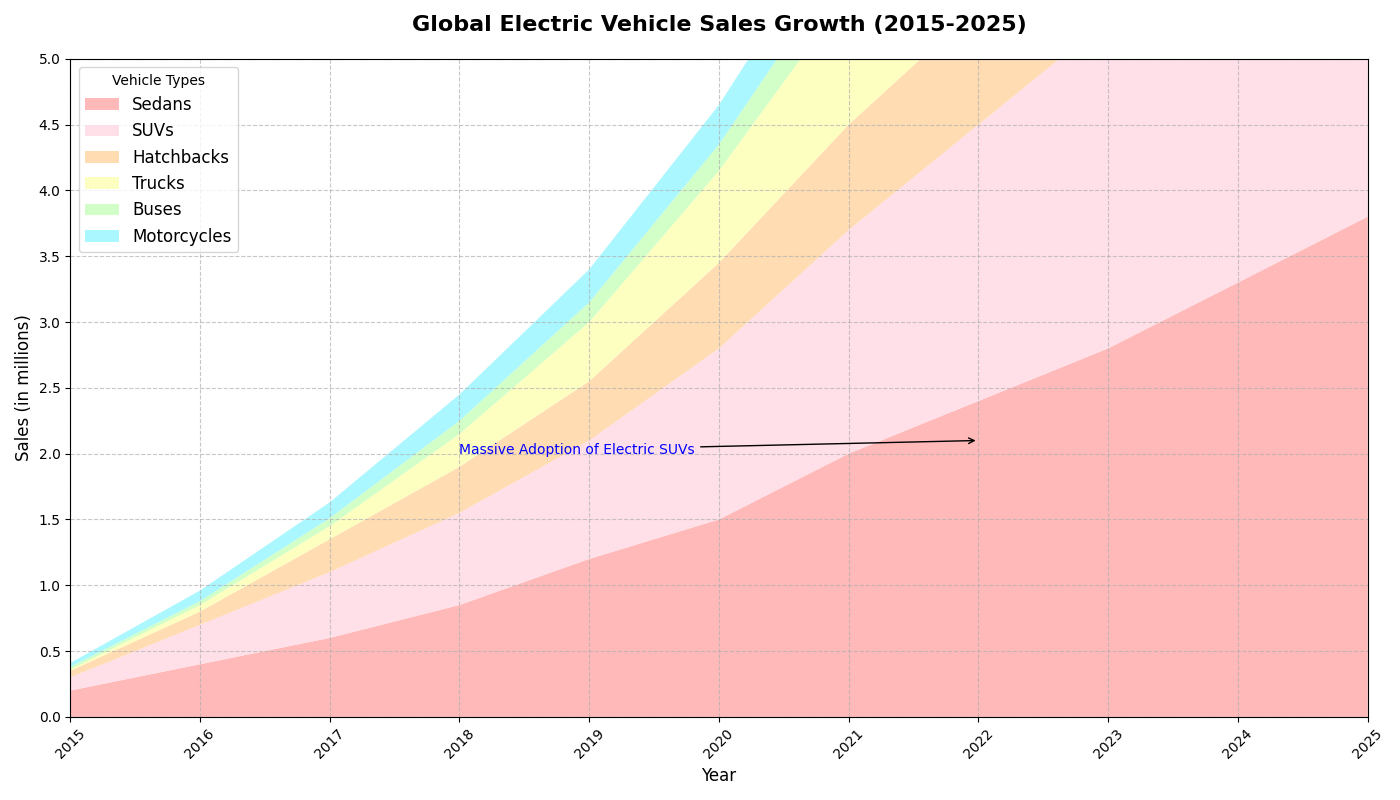

The Python source for this figure:
import matplotlib.pyplot as plt
import numpy as np

# Define the years from 2015 to 2025
years = np.arange(2015, 2026)

# Sales data (in millions) for each type of electric vehicle
sedans_sales = np.array([0.2, 0.4, 0.6, 0.85, 1.2, 1.5, 2.0, 2.4, 2.8, 3.3, 3.8])
suvs_sales = np.array([0.1, 0.3, 0.5, 0.7, 0.9, 1.3, 1.7, 2.1, 2.5, 3.0, 3.5])
hatchbacks_sales = np.array([0.05, 0.1, 0.25, 0.35, 0.45, 0.65, 0.8, 0.9, 1.1, 1.3, 1.4])
trucks_sales = np.array([0.01, 0.05, 0.1, 0.25, 0.45, 0.7, 1.0, 1.4, 1.8, 2.2, 2.6])
buses_sales = np.array([0.02, 0.03, 0.06, 0.1, 0.15, 0.2, 0.3, 0.35, 0.42, 0.48, 0.55])
motorcycles_sales = np.array([0.03, 0.08, 0.12, 0.2, 0.25, 0.3, 0.38, 0.5, 0.6, 0.7, 0.75])

# Stack the data for the area chart
sales_data = np.vstack([sedans_sales, suvs_sales, hatchbacks_sales, trucks_sales, buses_sales, motorcycles_sales])

# Define colors for each type of electric vehicle
colors = ['#ffadad', '#ffdae4', '#ffd6a5', '#fdffb6', '#caffbf', '#9bf6ff']

# Create the area chart
fig, ax = plt.subplots(figsize=(14, 8))

ax.stackplot(years, sales_data, labels=['Sedans', 'SUVs', 'Hatchbacks', 'Trucks', 'Buses', 'Motorcycles'], colors=colors, alpha=0.85)

# Customize the chart
ax.set_title('Global Electric Vehicle Sales Growth (2015-2025)', fontsize=16, fontweight='bold', pad=20)
ax.set_xlabel('Year', fontsize=12)
ax.set_ylabel('Sales (in millions)', fontsize=12)

# Add grid and legend
ax.grid(linestyle='--', alpha=0.7)
ax.legend(loc='upper left', fontsize=12, title='Vehicle Types')

# Ticks and axis limits
ax.set_xticks(years)
ax.set_yticks(np.arange(0, 5.1, 0.5))
ax.set_xlim(2015, 2025)
ax.set_ylim(0, 5)

# Rotate x-tick labels to avoid overlap
plt.xticks(rotation=45)

# Annotate significant increase points
ax.annotate('Massive Adoption of Electric SUVs', xy=(2022, suvs_sales[7]), xytext=(2018, 2), 
            arrowprops=dict(facecolor='black', arrowstyle='->'),
            fontsize=10, color='blue')

# Layout adjustment
plt.tight_layout()

# Display the plot
plt.show()
